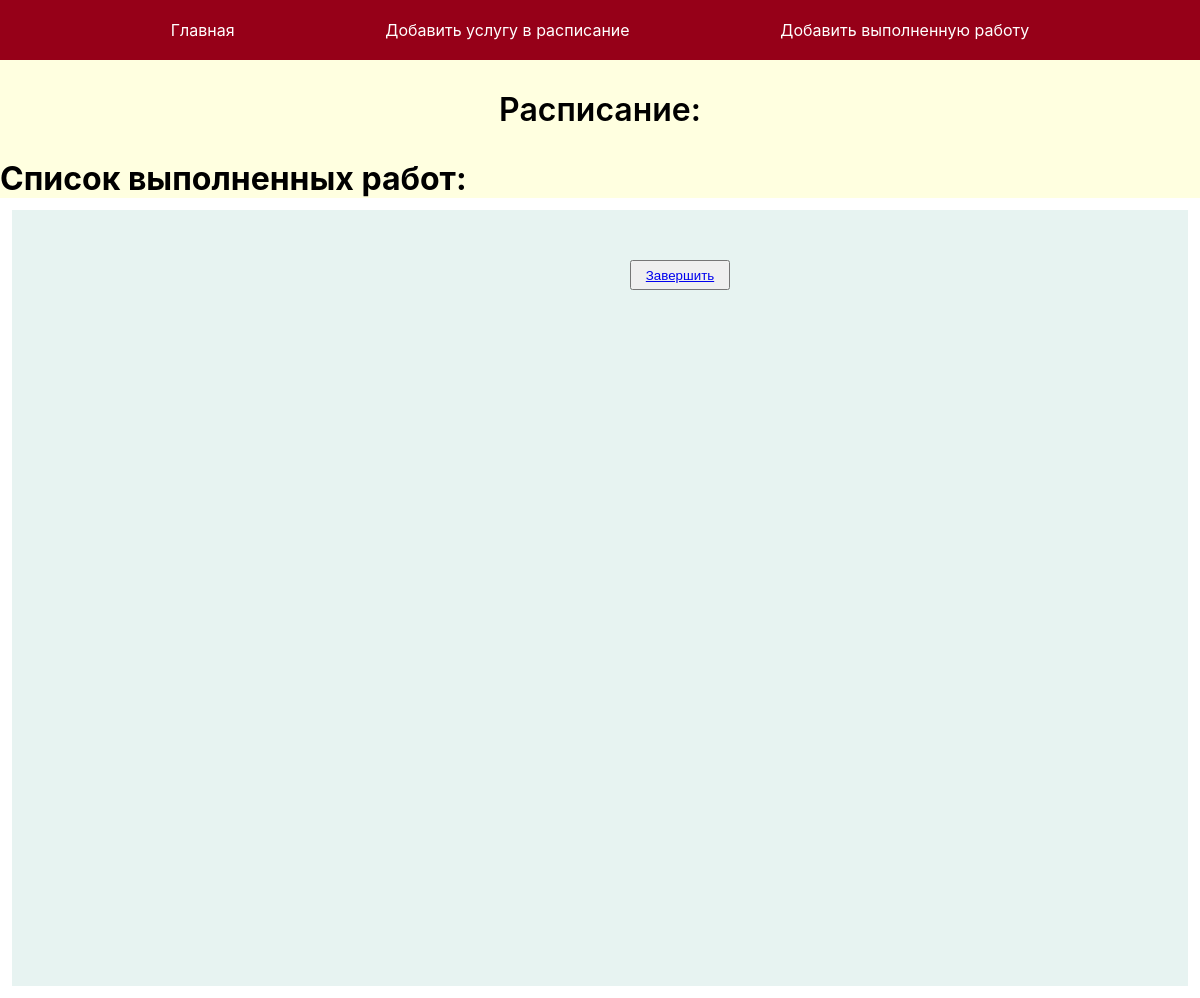
The app's page /home_page (signed in), older data.
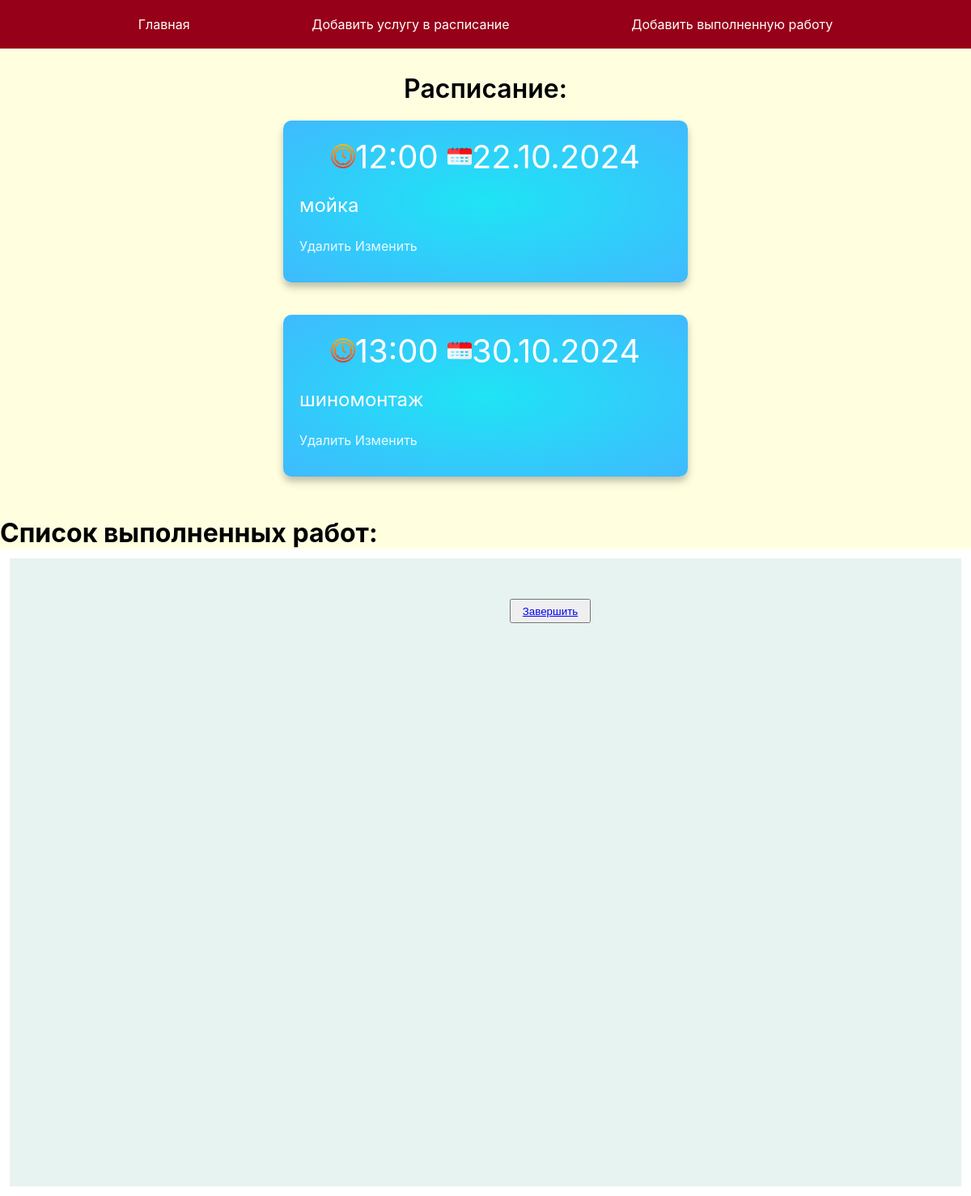
The same page, newer data.
### works/models.py (models this page shows)
class Serv(models.Model):
    time = models.CharField(max_length=5)
    data = models.DateField()
    instruction = models.CharField(max_length=200)

### works/views.py (the view)
# urls.py: path('home_page', views.home_page, name='home-page'),
@login_required(login_url="authorization")
def home_page(request):
    ser = Serv.objects.all()
    w = Work.objects.all()
    context = {'ser': ser,
               'work': w}
    return render(request, 'works/home_page.html', context)

### works/templates/works/home_page.html (shortened to what this page needs)
{% extends 'works/base_two.html' %}
{% load static %}
{% block content %}
<div class="main-container">
  <div class="heading">
    <h1 class="heading__title">Расписание:</h1>
  </div>
  {% for s in ser %}
  <div class="cards">
    <div class="card card-1">
      <p class="icon"><img src="{% static 'images/clock.svg' %}" alt="часы">{{ s.time }}  <img src="{% static 'images/calendar.svg' %}" alt="">{{ s.data|date:"d.m.Y" }}</p>
      <h2 class="card__title">{{ s.instruction }}</h2>
      <p class="card__apply">
        <a class="card__link" href="{% url 'delete-service' s.id  %}">Удалить </a>
        <a class="card__link" href="{% url 'update-service' s.id  %}">Изменить </a>
      </p>
    </div>
  </div>
  {% endfor %}
</div>
<h1>Список выполненных работ:</h1>
<section class="page-contain">
  <button class="button" style="margin-top: 50px"><a href="{% url 'result' %}">Завершить</a></button>
</section>
{% endblock %}

### works/templates/works/base_two.html (shortened to what this page needs)
<!DOCTYPE html>
{% load static %}
<html lang="en">
<head>
    <link rel="stylesheet" href="{% static 'style/style2.css' %}">
</head>
<body>
<header>
    <ul class="menu">
        <li><a href="{% url 'home-page' %}">Главная</a></li>
        <li><a href="{% url 'add-service' %}">Добавить услугу в расписание</a></li>
        <li><a href="{% url 'add-work' %}">Добавить выполненную работу</a></li>
    </ul>
</header>
{% block content %}
{% endblock %}
</body>
</html>

### works/static/style/style2.css (style rules this page uses)
body { background: lightyellow; margin: 0; padding: 0; font-family: Verdana, Geneva, Tahoma, sans-serif; }
.icon { text-align: center; font-size: 40px; color: white; }
.icon img { width: 30px; height: 30px; }
.menu { display: flex; justify-content: space-evenly; list-style: none; background: #960018; padding: 20px; margin-top: 0; }
.menu a { color: rgb(255, 255, 255); text-decoration: none; }
ul { list-style: none; padding: 0; }
* { margin: 0; padding: 0; box-sizing: border-box; }
body { font-family: -apple-system, BlinkMacSystemFont, "Segoe UI", Roboto, Helvetica, Arial, sans-serif, "Apple Color Emoji", "Segoe UI Emoji", "Segoe UI Symbol"; }
.main-container { padding: 30px; }
.heading { text-align: center; }
.heading__title { font-weight: 600; }
.cards { display: flex; flex-wrap: wrap; justify-content: space-between; }
.card { margin: 20px; padding: 20px; width: 500px; min-height: 200px; display: grid; grid-template-rows: 20px 50px 1fr 50px; border-radius: 10px; box-shadow: 0px 6px 10px rgba(0, 0, 0, 0.25); transition: all 0.2s; }
.card__link, .card__exit, .card__icon { position: relative; text-decoration: none; color: rgba(255, 255, 255, 0.9); }
.card__link::after { position: absolute; top: 25px; left: 0; content: ""; width: 0%; height: 3px; background-color: rgba(255, 255, 255, 0.6); transition: all 0.5s; }
.card__title { grid-row: 3/4; font-weight: 400; color: #ffffff; }
.card__apply { grid-row: 4/5; align-self: center; }
.card-1 { background: radial-gradient(#1fe4f5, #3fbafe); }
@media (max-width: 1600px) { .cards { justify-content: center; } }
* { box-sizing: border-box; }
.page-contain { text-align: center; min-height: 100vh; align-items: center; justify-content: center; background: #E7F3F1; border: .75em solid white; padding-left: 10em; font-family: 'Open Sans', sans-serif; }
.button { width: 100px; height: 30px; }

Row changes from the older to the newer data that the page shows:
added Serv: time "12:00", data "22.10.2024", instruction "мойка"
added Serv: time "13:00", data "30.10.2024", instruction "шиномонтаж"
